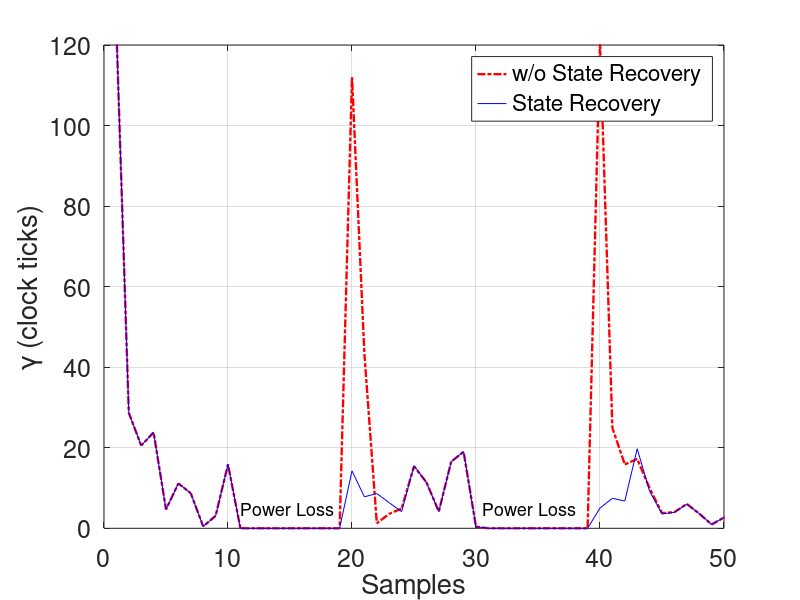

Write MATLAB code to recreate this figure.
clear all;
close all;
fid = fopen('testbed data/stable_voltage.txt','r');

Period = 7086.0;   % Period of the event
Elapsed = 0.0;  % The hardware time of the next event

alpha = 1.0;     % Integral gain
alpha2 = 1.0;     % Integral gain
beta = 0.0001;
sample = 0;

m=1;

while(~feof(fid))
  A = fgetl(fid);
  HC = hex2dec(A(1:4));     % Read hardware clock 
 
  Elapsed = HC;  % Expected next event time
  sample = sample + 1;
  if((10<sample && sample<20) ||(30<sample && sample<40))
      E1(m) = 0;
      m=m+1;
      alpha2 = 1.0;
      continue
  end
   
  for k = 6:6
      
    HC = hex2dec(A(k*4+1:k*4+4));   % The hardware time of current event
    
    if(HC < Elapsed)
        Elapsed = HC + 2^16 - Elapsed;
    else
        Elapsed = HC - Elapsed;
    end
        
    E1(m) = alpha*Elapsed - Period;
    E2(m) = alpha2*Elapsed - Period;
    alpha = alpha - beta*E1(m) ;    
    alpha2 = alpha2 - beta*E2(m) ;    
    
    m=m+1;
    
  end
end

E1 = abs(E1);
E1(E1 > 65000) = [];
mean(E1)
E2 = abs(E2);
E2(E2 > 65000) = [];
mean(E2)


hFig = figure(1);

plot(E2,'r-.','LineWidth',1.7),
hold on
plot(E1,'b');
hold on;
text(11,5,'Power Loss','FontSize',13)
hold on
text(30.5,5,'Power Loss','FontSize',13)


xlim([0 50]);
ylim([0 120]);

xlabel('Samples');
ylabel('\gamma (clock ticks)');
h_legend = legend('w/o State Recovery', 'State Recovery');
set(h_legend,'FontSize',15);
grid on
set(gca,'FontSize',18);
set(hFig, 'Position', [0 0 600 300]);

print(hFig,'power_loss','-depsc2')
